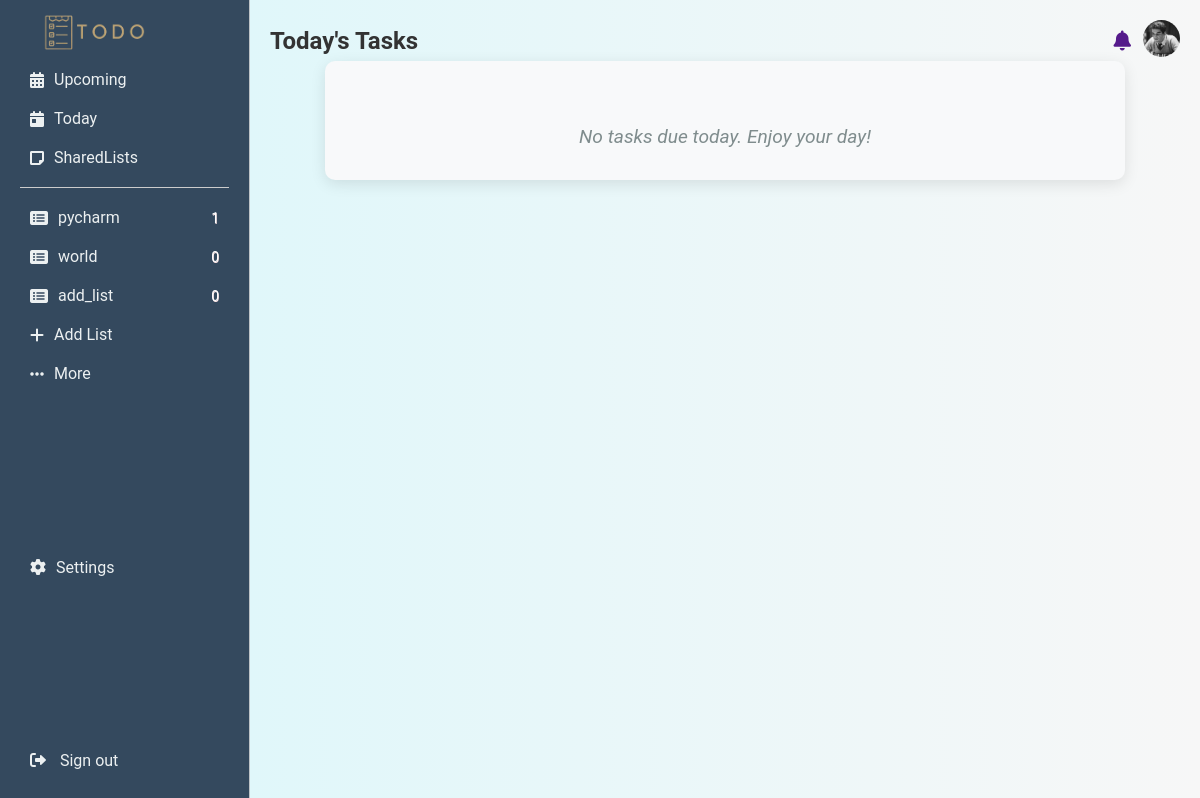
The page /today_tasks/ (signed in) on the database its author committed.
### base/models.py (models this page shows, shortened)
class ToDoList(models.Model):
    id = models.UUIDField(primary_key=True, default=uuid.uuid4, editable=False)
    user = models.ForeignKey(CustomUser, on_delete=models.CASCADE, related_name='todo_lists')
    name = models.CharField(max_length=255)
    description = models.TextField()
    created_at = models.DateTimeField(auto_now_add=True)
    updated_at = models.DateTimeField(auto_now=True)
    is_private = models.BooleanField(default=True)
    icon = models.CharField(max_length=50, default='fa-list-alt')
    class Meta:
        verbose_name = "To-Do List"
        verbose_name_plural = "To-Do Lists"

### base/views.py (the view)
# urls.py: path("today_tasks/", views.today_tasks,name="today_tasks"),
@login_required
def today_tasks(request):
    custom_user = CustomUser.objects.get(user=request.user)
    today = timezone.now().date()
    tasks = Task.objects.filter(
        to_do_list__user=custom_user,
        due_date__date=today
    ).exclude(status='completed').order_by('due_time')
    return render(request, 'base/today_tasks.html', {'tasks': tasks, 'title': 'Today\'s Tasks'})

### base/context_processors.py (called while the page is built)
def user_info(request):
    if request.user.is_authenticated:
        try:
            user_profile = CustomUser.objects.get(user = request.user)
            return {
                'user':user_profile,
                'image_profile':user_profile.image_profile
            }
        except:
            print('there is error ')
    return{}

def side_bare_links(request):
    if request.user.is_authenticated:
        custom_user = CustomUser.objects.get(user=request.user)
        user_last_lists = ToDoList.objects.filter(user=custom_user).annotate(task_count=Count('tasks')).order_by('-updated_at')[:3]
        return {'custom_user': custom_user, 'user_last_lists': user_last_lists}
    return {'custom_user': None, 'user_last_lists': []}

### base/templates/base/today_tasks.html
{% extends 'base/base.html' %}
{% load static %}
{% block extra_css %}
<link rel="stylesheet" href="{% static 'css/today_tasks.css' %}">
{% endblock extra_css %}
{% block content %}
<div class="today-tasks-container">
    {% if tasks %}
        <ul class="today-tasks-list">
            {% for task in tasks %}
                <li class="today-task-item {% if task.status == 'completed' %}task-completed{% endif %}">
                    <div class="today-task-details">
                        <h3 class="today-task-name">{{ task.title }}</h3>
                        <span class="today-task-list">{{ task.to_do_list.name }}</span>
                        <span class="today-task-time">Due: {{ task.due_time }}</span>
                    </div>
                    {% if task.status != 'completed' %}
                        <div class="today-task-buttons">
                            <form class="today-task-form" action="{% url 'complete_task' task.task_id %}" method="post">
                                {% csrf_token %}
                                <button type="submit" class="today-task-btn today-task-btn-complete">COMPLETE</button>
                            </form>
                            <form class="today-task-form" action="{% url 'ignore_task' task.task_id %}" method="post">
                                {% csrf_token %}
                                <button type="submit" class="today-task-btn today-task-btn-ignore">IGNORE</button>
                            </form>
                        </div>
                    {% else %}
                        <span class="task-completed-status">Completed</span>
                    {% endif %}
                </li>
            {% endfor %}
        </ul>
    {% else %}
        <p class="today-tasks-empty">No tasks due today. Enjoy your day!</p>
    {% endif %}
</div>
{% endblock content %}

### base/templates/base/sidebar.html (shortened to what this page needs)
{% load static %}
{% block extra_css %}
  <link rel="stylesheet" href=" {% static 'css/side_bare_hero.css' %}">
{% endblock extra_css %}
<div class="sidebar">
  <a href=" {% url 'home' %}"> <img src="{% static 'logo/todo-removebg-preview.png' %}" alt="logo" class='logo'> </a>
  <div class="tasks">
    <div class="task-item">
      <i class="fas fa-calendar-alt"></i>
      <a>Upcoming</a>
    </div>
    <div class="task-item active">
      <i class="fas fa-calendar-day"></i>
      <a href="{% url 'today_tasks' %}">Today</a>
    </div>
    <div class="task-item">
      <i class="fas fa-sticky-note"></i>
      <a href='{% url 'shared_list' %}'>SharedLists</a>
    </div>
  </div>
  <hr>
  <div class="lists">
    {% for list in user_last_lists %}
    <div class="list-item">
      <i class="fa {{list.icon}}"></i>
      <a href="{% url 'tasks_for_list' list_id=list.id %}">{{ list.name }}</a>
      <span class="task-count">{{ list.task_count }}</span>
    </div>
    {% endfor %}
    <div class="add-new-list">
        <i class="fas fa-plus"></i>
      <a href='{% url 'create_todo_list' %}'>
        Add List
      </a>
    </div>
    <div class="more-link">
      <i class="fas fa-ellipsis-h"></i>
      <a href="{% url 'lists_view' %}">More</a>
    </div>
  </div>
  <div class="settings">
    <i class="fas fa-cog"></i>
    <a>Settings</a>
  </div>
  <div class="sign-out">
    <a href="{% url 'logout' %}">
      <i class="fas fa-sign-out-alt"></i>
      <span>Sign out</span>
    </a>
  </div>
</div>

### base/static/css/style.css (style rules this page uses)
* { margin: 0; padding: 0; box-sizing: border-box; font-family: "Roboto", system-ui; }
body { font-family: Arial, sans-serif; background-color: #F4F7F9; }

### base/static/css/today_tasks.css (style rules this page uses)
.today-tasks-container { max-width: 800px; margin: 0 auto; padding: 2rem; background-color: #f8f9fa; border-radius: 10px; box-shadow: 0 4px 15px rgba(0, 0, 0, 0.1); }
.today-tasks-empty { text-align: center; font-size: 1.2rem; color: #7f8c8d; margin-top: 2rem; font-style: italic; }

### base/static/css/side_bare_hero.css (style rules this page uses)
.logo { height: 35px; width: auto; margin-top: -5px; margin-bottom: 6px; }
a { text-decoration: none; }
.sidebar { background-color: #34495E; border-right: 1px solid #BDC3C7; padding: 20px; width: 250px; display: flex; flex-direction: column; position: fixed; height: 100%; top: 0; left: 0; overflow-y: auto; z-index: 1000; }
.tasks .task-item, .lists .list-item, .tags .tag-item , .add-new-list, .add-new-tag, .settings, .sign-out { display: flex; align-items: center; padding: 10px; border-radius: 8px; cursor: pointer; -webkit-border-radius: 8px; -moz-border-radius: 8px; -ms-border-radius: 8px; -o-border-radius: 8px; }
.tasks .task-item i, .lists .list-item i, .tags .tag-item i { margin-right: 10px; font-size: 16px; }
.tasks .task-item .task-count, .lists .list-item .task-count { margin-left: auto; font-size: 14px; color: #ffffff; text-shadow: 0.5px 0.5px #ffe6e6; }
.add-new-list, .add-new-tag, .more-link { display: flex; align-items: center; padding: 10px; border-radius: 5px; cursor: pointer; color: #666; text-decoration: none; }
.add-new-list i, .add-new-tag i, .more-link i { margin-right: 10px; font-size: 16px; }
.settings, .sign-out { display: flex; align-items: center; padding: 10px; border-radius: 5px; cursor: pointer; color: #666; margin-top: auto; }
.settings i, .sign-out i { margin-right: 10px; font-size: 16px; }
.sidebar a, .sidebar i { color: #ECF0F1; }
.task-count { color: #BDC3C7; }
.sidebar i { color: #ECF0F1; }
hr { border: none; border-top: 1px solid #ccc; margin: 10px 0; }

### rows shown on the page
ToDoList: name "pycharm", task_count "1"
ToDoList: name "world", task_count "0"
ToDoList: name "add_list", task_count "0"

### other values the page prints
{{ title }} "Today's Tasks"
